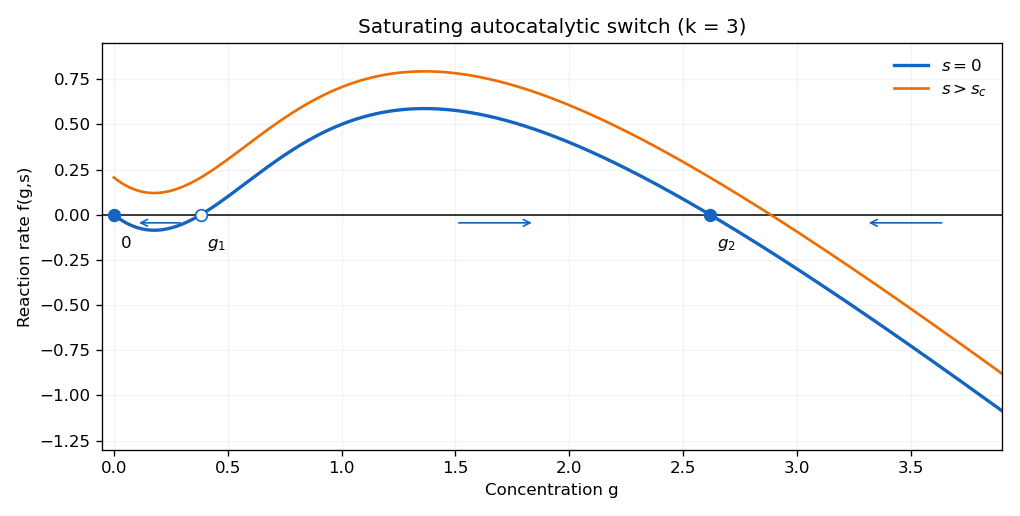

The Python source for this figure:
"""Reaction-rate sketch; Python 3.14, NumPy and Matplotlib from root pyproject."""
from pathlib import Path
import numpy as np
import matplotlib.pyplot as plt
k=3.0
g=np.linspace(0,3.9,800)
f=k*g*g/(1+g*g)-g
roots=sorted(v.real for v in np.roots([1,0,2,-2*k,1]) if abs(v.imag)<1e-8 and v.real>0)
gc=roots[0];sc=gc*(1-gc*gc)/2
g1=(k-np.sqrt(k*k-4))/2;g2=(k+np.sqrt(k*k-4))/2
fig,ax=plt.subplots(figsize=(8.5,4.3),dpi=120)
fig.patch.set_facecolor('white');ax.set_facecolor('white')
ax.axhline(0,color='black',lw=.9)
ax.plot(g,f,label=r'$s=0$',color='#1565c0',lw=2)
ax.plot(g,f+sc+.12,label=r'$s>s_c$',color='#ef6c00',lw=1.6)
for z,name,stable in [(0,'0',True),(g1,r'$g_1$',False),(g2,r'$g_2$',True)]:
 ax.plot(z,0,'o',ms=7,mfc='#1565c0' if stable else 'white',mec='#1565c0',clip_on=False)
 ax.annotate(name,(z,0),xytext=(4,-20),textcoords='offset points')
for lo,hi in [(g1*.8,g1*.25),((g1+g2)/2,(g1+g2)/2+.35),(3.65,3.3)]:
 ax.annotate('',xy=(hi,-.045),xytext=(lo,-.045),arrowprops={'arrowstyle':'->','color':'#1565c0'})
ax.set(xlim=(-.05,3.9),ylim=(-1.3,.95),xlabel='Concentration g',ylabel='Reaction rate f(g,s)',title='Saturating autocatalytic switch (k = 3)')
ax.legend(frameon=False);ax.grid(alpha=.15);fig.tight_layout()
fig.savefig(Path.cwd()/'paper-1-gene-switch.png',facecolor='white',transparent=False)
plt.close(fig)
